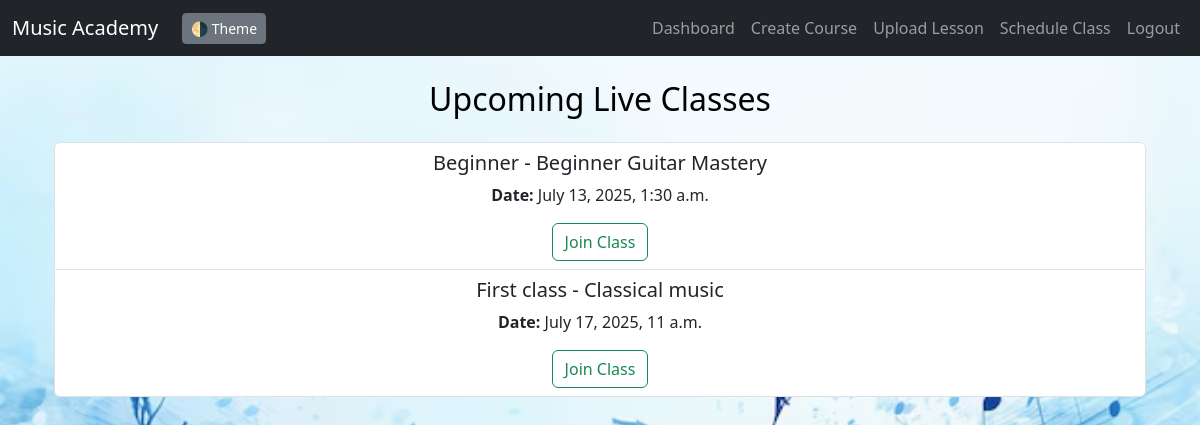
/upcoming-classes/ (signed in), run on the app's committed database.
### base/models.py (models this page shows, shortened)
class LiveClass(models.Model):
    course = models.ForeignKey(Course, on_delete=models.CASCADE, related_name='live_classes')
    title = models.CharField(max_length=200)
    description = models.TextField(blank=True)
    scheduled_datetime = models.DateTimeField(null=True, blank=True, default=timezone.now)
    meeting_link = models.URLField()
    created_by = models.ForeignKey(User, on_delete=models.CASCADE, limit_choices_to={'role': 'teacher'})

class Course(models.Model):
    title = models.CharField(max_length=200)
    description = models.TextField()
    teacher = models.ForeignKey(User, on_delete=models.CASCADE, limit_choices_to={'role': 'teacher'})
    slug = models.SlugField(unique=True, blank=True)

### base/views.py (the view)
# urls.py: path('upcoming-classes/', views.upcoming_classes, name='upcoming_classes'),
@login_required
@user_passes_test(is_teacher)
def upcoming_classes(request):
    now = timezone.now()
    classes = LiveClass.objects.filter(scheduled_datetime__gte=now).order_by('scheduled_datetime')
    return render(request, 'upcoming_classes.html', {'classes': classes})

### base/views.py (called while the page is built)
def is_teacher(user):
    return user.role == 'teacher'

### base/templates/upcoming_classes.html
{% extends 'main.html' %}
{% block content %}
<div class="container mt-4">
  <h2 class="mb-4">Upcoming Live Classes</h2>
  <div class="list-group">
    {% for c in classes %}
      <div class="list-group-item">
        <h5>{{ c.title }} - {{ c.course.title }} </h5>
        <p><strong>Date:</strong> {{ c.scheduled_datetime }}</p>
        <a href="{{ c.meeting_link }}" target="_blank" class="btn btn-outline-success">Join Class</a>
      </div>
    {% endfor %}
  </div>
</div>
{% endblock %}

### data on the page
LiveClass: title "Beginner", course "Beginner Guitar Mastery", scheduled_datetime "July 13, 2025, 1:30 a.m."
LiveClass: title "First class", course "Classical music", scheduled_datetime "July 17, 2025, 11 a.m."
